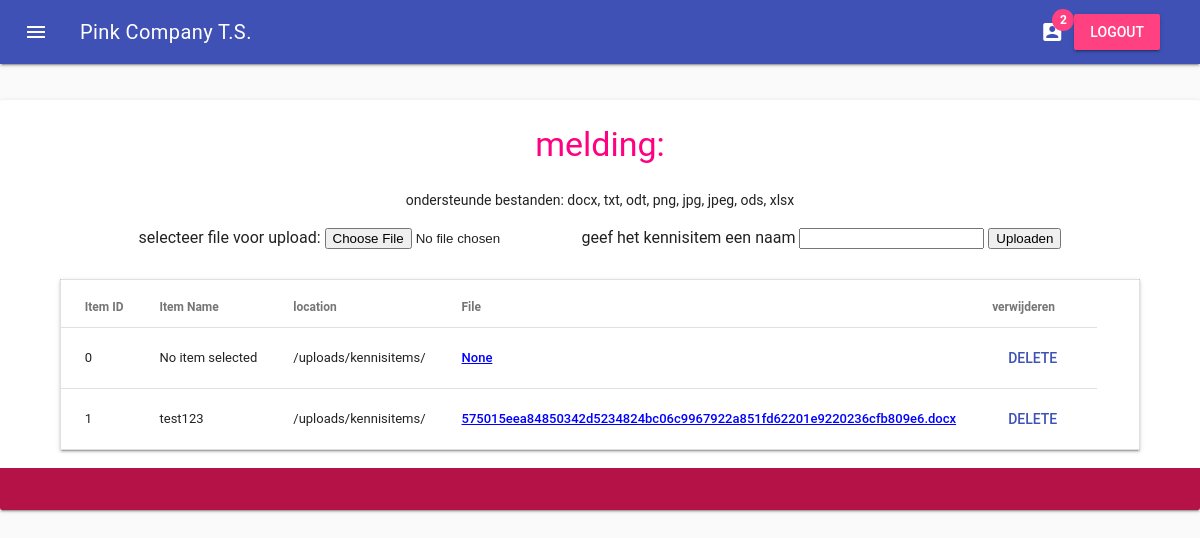
Screenshot of /dashboard_kennisitems.php (signed in) with the database file from the repository.
### tables this page shows
CREATE TABLE IF NOT EXISTS `settings` (
  `SettingName` varchar(255) NOT NULL,
  `SettingValue` text,
  `LastEditBy` int(11) DEFAULT NULL,
  `LastEditOn` datetime DEFAULT NULL,
  PRIMARY KEY (`SettingName`)
);

CREATE TABLE IF NOT EXISTS `kennisitems` (
  `Item_ID` int(11) NOT NULL AUTO_INCREMENT,
  `Item_Name` varchar(255) NOT NULL,
  `FileName` varchar(255) NOT NULL,
  `FLNum` int(11) DEFAULT NULL,
  PRIMARY KEY (`Item_ID`),
  KEY `FLNum` (`FLNum`)
);

CREATE TABLE IF NOT EXISTS `file_locations` (
  `FLNum` int(11) NOT NULL AUTO_INCREMENT,
  `location` varchar(255) NOT NULL,
  PRIMARY KEY (`FLNum`)
);

### classes/db.php (called while the page is built, shortened)
<?php
class db
{
    private static $_instance = null;
    private $_pdo;
    private $_error = false;
    private $_results;
    private $_count = 0;
    private function __construct()
    {
        try {
            $this->_pdo = new PDO('mysql:host='. config::get('mysql/host') .';dbname='. config::get('mysql/db'), config::get('mysql/username'), config::get('mysql/password'));
        } catch (PDOException $e) {
            $this->_error = true;
            $this->_errorMessage = $e->getMessage();
            throw $e;
        }
    }
    public static function getInstance()
    {
        try {
            if (!isset(self::$_instance)) {
                self::$_instance = new db();
            }
            return self::$_instance;
        } catch (Exception $e) {
            error_log("Failed to create DB instance: " . $e->getMessage());
            throw new Exception("Failed to create DB instance", 0, $e);
        }
    }
    public function query($sql, $params = array())
    {
        $this->_error = false;
        if ($this->_query = $this->_pdo->prepare($sql))
        {
            $x = 1;
            if (count($params))
            {
                foreach ($params as $param)
                {
                    $this->_query->bindValue($x, $param);
                    $x++;
                }
            }
            if ($this->_query->execute())
            {
                $this->_results = $this->_query->fetchAll(PDO::FETCH_OBJ);
                $this->_count = $this->_query->rowCount();
            }
            else
            {
                $this->_error = true;
                $errorInfo = $this->_query->errorInfo();
                $this->_errorMessage = isset($errorInfo[2]) ? $errorInfo[2] : 'Unknown SQL error';
            }
        }
        else
        {
            $this->_error = true;
            $this->_errorMessage = 'Failed to prepare SQL statement.';
        }
        return $this;
    }
    public function action($action, $table, $where = array())
    {
        if (count($where) === 3) {
            $operators = array('=','>','<','>=', '<=');
            $field     = $where[0];
            $operator  = $where[1];
            $value     = $where[2];
            if (in_array($operator, $operators)) {
                $sql = "{$action} FROM {$table} WHERE {$field} {$operator} ?";
                if (!$this->query($sql, array($value))->error()) {
                    return $this;
                }
            }
        }
        return false;
    }
    public function get($table, $where)
    {
      return $this->action('SELECT *', $table, $where);
    }
    public function results()
    {
      return $this->_results;
    }
    public function first()
    {
      $results = $this->results();
      return $results[0];
    }
    public function error()
    {
        return $this->_error;
    }
    public function count()
    {
        return $this->_count;
    }
}

### core/init.php (called while the page is built, shortened)
<?php
function getconfig() {
return array(
  'mysql' => array(
    'host'=> '127.0.0.1',
    'username' => 'root',
    'password' => 'usbw',
    'db' => 'DatabaseWebApp'
  ),
  'remember' => array(
    'cookie_name' => 'hash',
    'cookie_expiry' => 2629743
  ),
  'session' => array(
    'session_id' => 'UID',
    'session_username' => 'username',
    'token_name' => 'token'
  )
);
}
 ?>

### classes/config.php (called while the page is built)
<?php
class config {
      public static function get($path = null) {
        if($path) {
          $config = getconfig();
          $path = explode('/', $path);
          foreach($path as $bit) {
            if (isset($config[$bit]))
            $config = $config[$bit];
          }
        }
        return $config;
      }
}
 ?>

### classes/user.php (called while the page is built, shortened)
<?php
class user{
      private $_db,
              $_data,
              $_sessionid,
              $_session_user,
              $_isLoggedIn;
      public function __construct($user = null){
          $this->_db = db::getInstance();
          $this->_sessionid = config::get('session/session_id');
          if (!$user) {
            if (session::exists($this->_sessionid)) {
                $user = session::get($this->_sessionid);
              if ($this->find($user)) {
                $this->_isLoggedIn = true;
              } else {
              }
            }
          } else {
            $this->find($user);
          }
      }
      public function find($user = null) {
        if ($user) {
          $field = (is_numeric($user)) ? 'User_ID' : 'UserName' ;
          $data = $this->_db->get('Users', array($field, '=', $user));
          if ($data->count()) {
            $this->_data = $data->first();
            return true;
          }
        }
      }
    public function data(){
      return $this->_data;
    }
    public function isloggedin() {
      return $this->_isLoggedIn;
    }
}
 ?>

### classes/session.php (called while the page is built, shortened)
<?php
class session {
  public static function exists($name)
  {
      return (isset($_SESSION[$name])) ? true : false;
  }
  public static function get($name){
    return $_SESSION[$name];
  }
}
 ?>

### classes/settinghandler.php (called while the page is built, shortened)
<?php
class settinghandler {
           private $_UserID,
                   $_db;
       public function __construct(){
               $this->_db = db::getInstance();
         }
         public function GetCompanyName()
         {
             $data = $this->_db->get('settings', array('SettingName', '=', 'CompanyName'));
             if ($data->count() !== 0) {
                 foreach ($data->results() as $key) {
                     return $key->SettingValue;
                 }
             } else {
             }
         }
         public function GetMenuCustom()
         {
             $data = $this->_db->get('settings', array('SettingName', '=', 'MenuCustomize'));
             if ($data->count() !== 0) {
                 foreach ($data->results() as $key) {
                     return $key->SettingValue;
                 }
             } else {
             }
         }
}
         ?>

### dashboard_kennisitems.php (the view, shortened to what this page needs)
<?php
  require_once 'core/init.php';
    $uid = $_SESSION['UID'];
    $notifyer = new notify();
    $user = new user();
    $file = new File();
    $ustatus = $user->data()->Groupnum;
        $settinghandler = new settinghandler();
    if ($user->isloggedin()) {
      if ($ustatus == 1) {
       ?>
 <!DOCTYPE html>
 <html style="margin: 0;">
   <head>
     <link rel="stylesheet" href="css/material.min.css">
     <link rel="stylesheet" href="<?php echo $settinghandler->GetMenuCustom(); ?>" />
     <link rel="stylesheet" href="css/material-extends.css">
   </head>
   <body>
     <div class="mdl-layout mdl-js-layout mdl-layout--fixed-header">
       <header class="mdl-layout__header">
         <div class="mdl-layout__header-row">
           <span class="mdl-layout-title" ><?php echo $settinghandler->GetCompanyName();  ?> T.S.</span>
           <?php if ($user->data()->Groupnum == 1) {?>
           <div class="material-icons mdl-badge mdl-badge--overlap notify " data-badge="<?php $notifyer->countnotify($uid); ?>">account_box </div>
      <?php      } ?>
      <a href="logout.php"><button class="mdl-button mdl-js-button mdl-button--raised mdl-button--accent">
        logout
          </button>
          </a>
         </div>
       </header>
       <main class="mdl-layout__content">
         <div class="page-content">
          <div style="overflow-x: scroll;" class="ticketwindow demo-card-wide mdl-card mdl-shadow--2dp">
            <h3 style="text-align: center;">melding: <?php echo session::flash('melding'); ?></h3>
          <div class="" style="text-align: center;">
            <p style="text-align: center;">ondersteunde bestanden: docx, txt, odt, png, jpg, jpeg, ods, xlsx</p>
            <form action="uploadprocess.php" method="post" enctype="multipart/form-data">
              selecteer file voor upload:
              <input type="file" name="file" id="file">
              geef het kennisitem een naam
              <input type="text" name="itemname" id="itemname">
              <input type="submit" value="Uploaden" name="submit">
            </form>
          </div>
            <table class="mdl-data-table mdl-js-data-table mdl-shadow--2dp usertable">
              <thead>
                <tr class="clickable-row">
                  <th class="mdl-data-table__cell--non-numeric">Item ID</th>
                  <th class="mdl-data-table__cell--non-numeric">Item Name</th>
                  <th class="mdl-data-table__cell--non-numeric">location</th>
                  <th class="mdl-data-table__cell--non-numeric">File</th>
                  <th class="mdl-data-table__cell--non-numeric">verwijderen</th>
                  <th>
                </th>
                </tr>
              </thead>
              <tbody>
              <?php $file->getallkennisitems(); ?>
              </tbody>
            </table>
             <div class="footerribon"></div>
           </div>
         </div>
       </main>
     </div>
   </body>
 </html>
 <?php
} else {
  redirect::to('dashboard_home_c.php');
}
    } else {
     redirect::to('index.php');
 }
 ?>

### classes/File.php (shortened to what this page needs)
<?php
class File
{
  public function __construct()
  {
    $this->_db = db::getInstance();
  }
  public function getallkennisitems()
  {
    $data = $this->_db->get('KennisItems', array(1, '=', 1));
    if ($data->count() !== 0) {
      foreach ($data->results() as $key) {
        echo "<tr>
                 <td class='mdl-data-table__cell--non-numeric'>" . htmlspecialchars($key->Item_ID, ENT_QUOTES) . "</td>
                 <td class='mdl-data-table__cell--non-numeric'>" . htmlspecialchars($key->Item_Name, ENT_QUOTES) . "</td>
                  <td class='mdl-data-table__cell--non-numeric'>" . $this->getFilelocation($key->Item_ID) . "</td>
                 <td class='mdl-data-table__cell--non-numeric'> <a style='color: blue;' href='uploads/kennisitems/" . htmlspecialchars($key->FileName, ENT_QUOTES) . "'>" . htmlspecialchars($key->FileName, ENT_QUOTES) . "</a></td>
                  <td class='mdl-data-table__cell--non-numeric'>
                  <form action='deletekennisitem.php' method='POST'>
                      <input type='hidden' name='itemID' value='" . $key->Item_ID . "'>
                  <button type='submit' class='mdl-button mdl-js-button mdl-button--primary'>Delete</button>
                  </form>
                  </td>
                 </tr>";
      }
    } else {
      echo "<p style='color:black; text-align: center;'> u heeft nog geen KennisItems toegevoegd </p>";
    }
  }
  public function getFilelocation($IID)
  {
    $data = $this->_db->get('KennisItems', array('Item_ID', '=', $IID));
    if ($data->count() !== 0) {
      foreach ($data->results() as $key) {
        $data = $this->_db->get('File_Locations', array('FLNum', '=', $key->FLNum));
        if ($data->count() !== 0) {
          foreach ($data->results() as $key2) {
            return $key2->location;
          }
        } else {
          echo "ERROR: File Location Not In DB";
        }
      }
    } else {
      echo "<p style='color:black;'> ERROR @ getting file location  </p>";
    }
  }
}
?>

### css/material-extends.css (style rules this page uses)
body { padding: 0px; background: #fafafa; position: relative; font-family: 'Roboto', sans-serif !important; }
header { width: 100%; height: 60px; }
.demo-card-wide.mdl-card { width: 100%; max-width: 800px; margin: auto; margin-top: 3%; }
.footerribon { position: absolute; bottom: 0; height: 42px; width: 100%; background-color: #FF0082; }
h3 { color: #FF0082 !important; }
.ticketwindow { max-width: 1600px !important; }
.usertable { margin: auto; margin-top: 30px; margin-bottom: 60px; }

### rows the page displays
settings: SettingValue "Pink Company"
kennisitems: Item_ID "0", Item_Name "No item selected", Item_ID.location "/uploads/kennisitems/", FileName "None"
kennisitems: Item_ID "1", Item_Name "test123", Item_ID.location "/uploads/kennisitems/", FileName "575015eea84850342d5234824bc06c9967922a851fd62201e9220236cfb809e6.docx"
